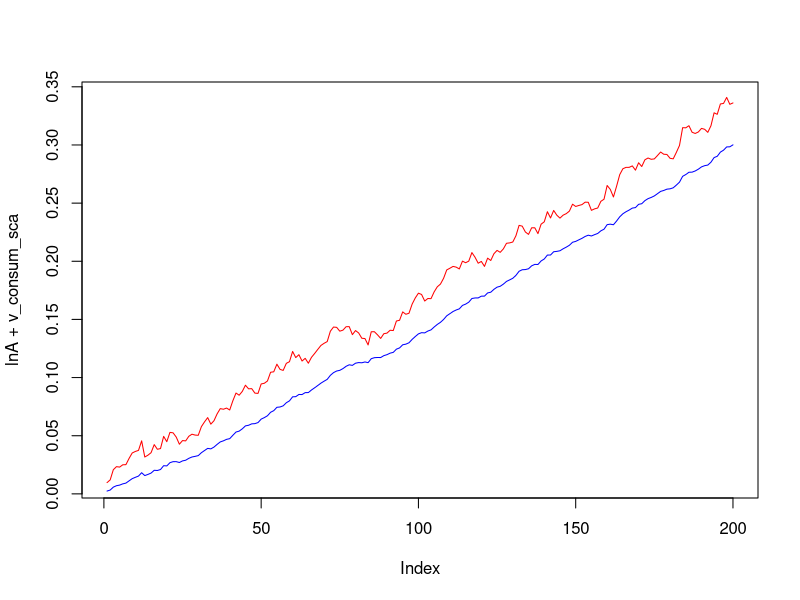
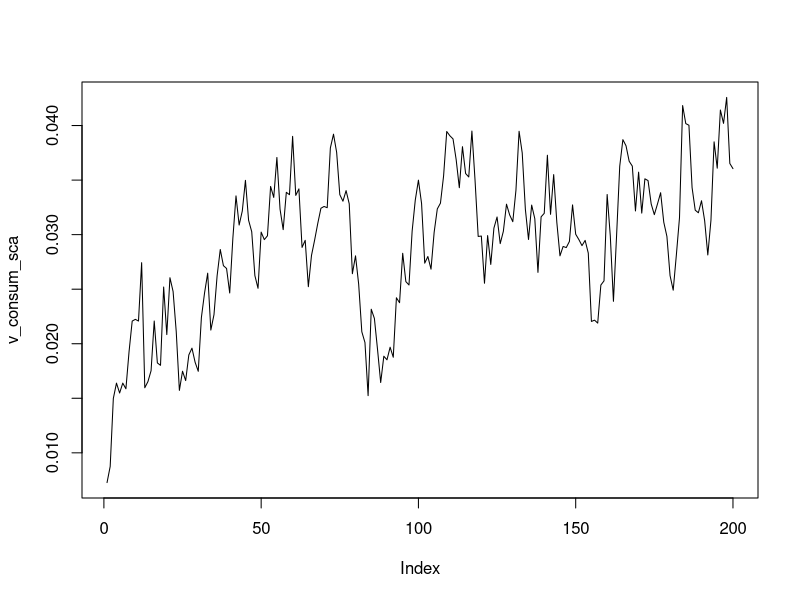
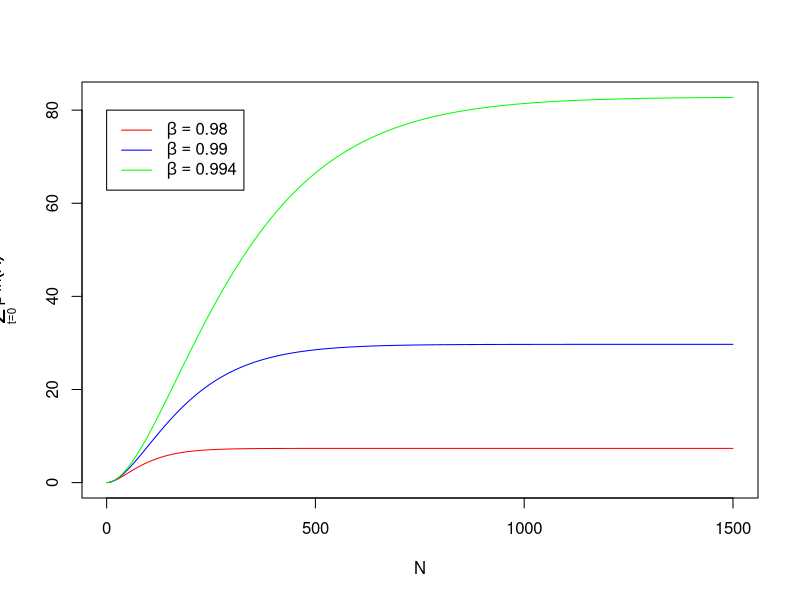

R code for these plots, in order:
## ---- chunk 1
N = 200
growth.rate = rnorm(n=N, mean=0.0015, sd=0.001)

consum_sca_ini  = 0
consum_sca = consum_sca_ini
rho_c = 0.85

v_consum_sca = rep(0, N)

for (i in 1:N){
  consum_sca =  rho_c*consum_sca + 3*growth.rate[i]
  v_consum_sca[i] =  consum_sca
}

lnA = cumsum(growth.rate)

plot(lnA+v_consum_sca, type="l", col=c("red"))
lines(lnA, type="l", col=c("blue"))
plot(v_consum_sca, type="l")

## ---- chunk 2
library(ggplot2)
beta = 0.999
betas = c(0.98,0.99,0.994)
mua = 0.003
T = 1500
vlnA = cumsum(rep(mua,T)) #assumes first ln(A) equal to zero

seriesvalue = vector()
for(i in 1:length(betas)){
  beta = betas[i]
  vbeta = cumprod(rep(beta,T))
  seriesvalue = rbind(seriesvalue , cumsum(vbeta*vlnA))
}

tsseries = as.ts(t(seriesvalue))

plot(tsseries, plot.type="single", col=c('red', 'blue', 'green'), ylab=expression(sum(beta^t * ln(A), t==0,N)), xlab="N")

#par(omd = c(.15, .85, .15, .85))

par(mgp = c(0, 2, 0), cex.lab=0.9)
legend(0,80, c(expression(beta==0.98),expression(beta==0.99),expression(beta==0.994)), col=c('red', 'blue', 'green'), lty=1)

